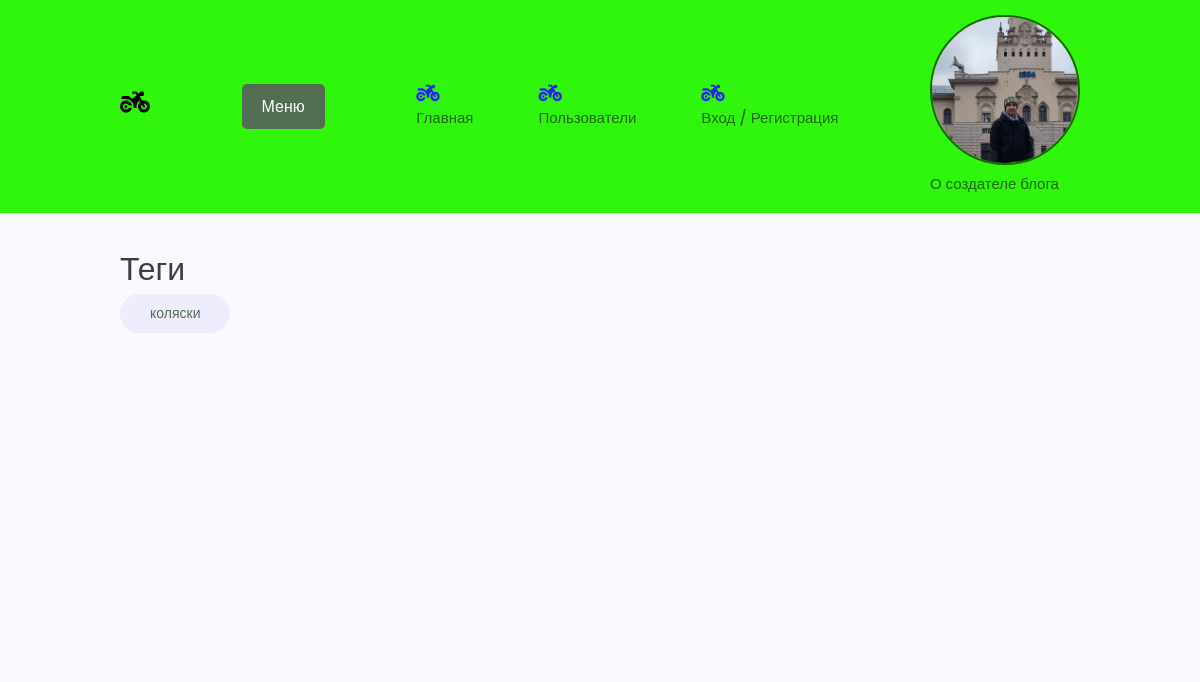
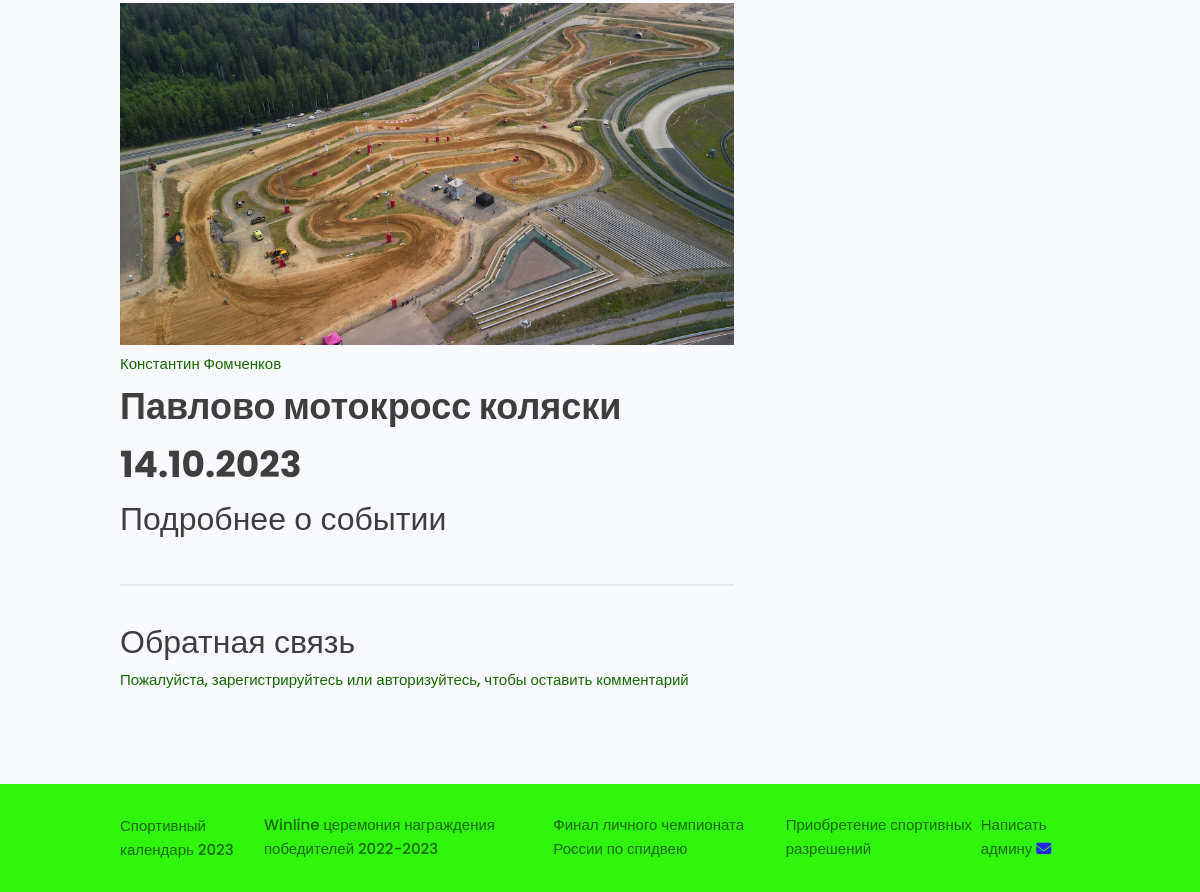
The app's page /blogs/12/, older data (2 pictures, top to bottom).
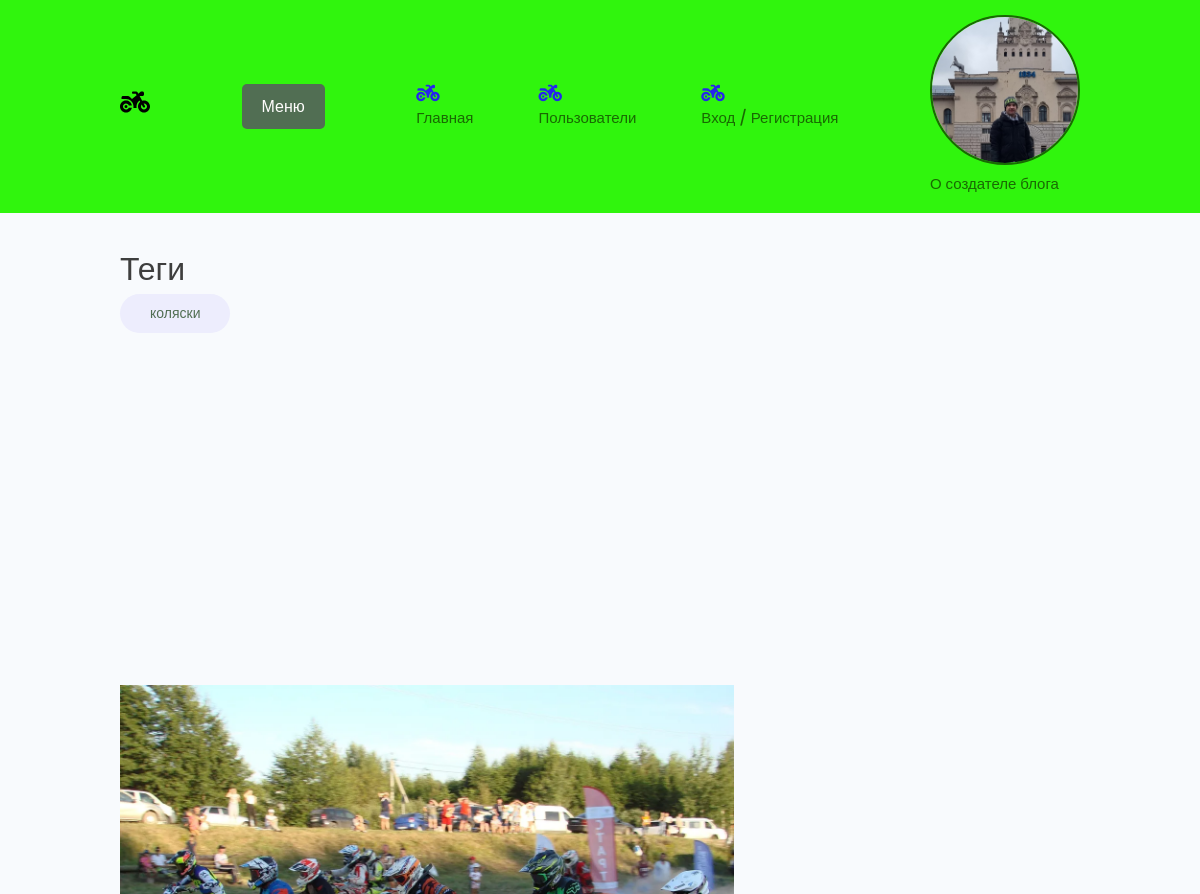
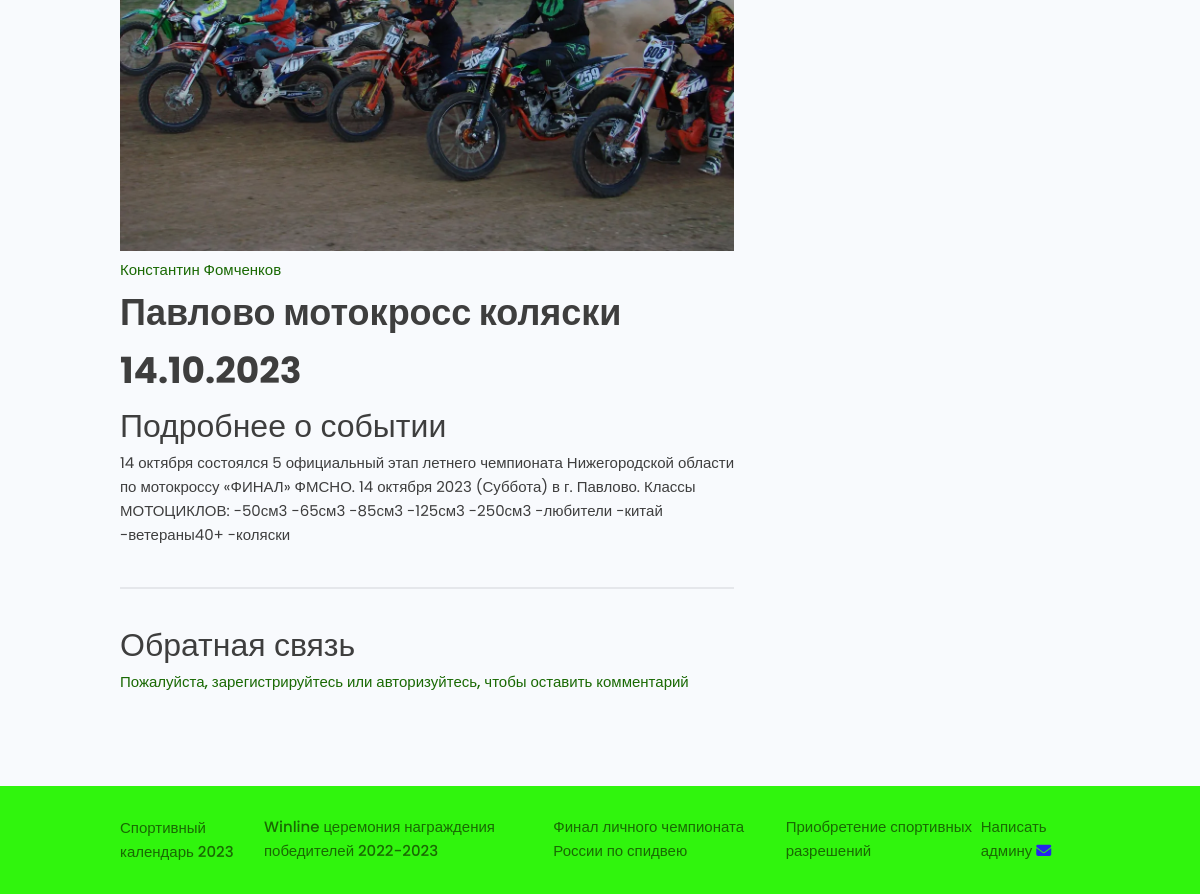
The same page, newer data (2 pictures, top to bottom).
### blogs/models.py (models this page shows, shortened)
class Blog(models.Model):
    owner = models.ForeignKey(Profiles, on_delete=models.SET_NULL, blank=True, null=True, verbose_name='Автор')
    title = models.CharField(max_length=250, verbose_name='Заголовок')
    text = models.TextField(null=True, blank=True, verbose_name='Текст новости')
    image = models.ImageField(null=True, blank=True, upload_to="blogs/%Y/%m",
                              default='default.jpg', verbose_name='Изображение')
    video = EmbedVideoField(blank=True, verbose_name='Ссылка на видео')
    source_link = models.CharField(max_length=2000, null=True, blank=True, verbose_name='Ссылка на источник')
    tags = models.ManyToManyField('Tag', blank=True, verbose_name='Тег')
    created = models.DateTimeField(auto_now_add=True)
    class Meta:
        ordering = ['-created']

### users/models.py (models this page shows, shortened)
class Profiles(models.Model):
    user = models.OneToOneField(User, on_delete=models.CASCADE, null=True, blank=True)
    name = models.CharField(max_length=200, null=True, blank=True)
    email = models.EmailField(max_length=200, null=True, blank=True)
    username = models.CharField(max_length=200, null=True, blank=True)
    short_info = models.CharField(max_length=300, null=True, blank=True)
    bio = models.TextField(null=True, blank=True)
    profile_image = models.ImageField(upload_to='profiles/', blank=True, null=True,
                                      default='profiles/user-default.png')
    social_youtube = models.CharField(max_length=200, null=True, blank=True)
    social_vk = models.CharField(max_length=200, null=True, blank=True)
    created = models.DateTimeField(auto_now_add=True)

### blogs/views.py (the view, shortened to what this page needs)
# urls.py: path('blogs/<str:pk>/', views.blog, name='blog'),
def blog(request, pk):
    form = ReviewForm()
    blog_obj = Blog.objects.get(id=pk)
    context = {'blog': blog_obj, 'form': form}
    return render(request, 'blogs/single-blog.html', context)

### blogs/models.py (called while the page is built)
    def __str__(self):
        return self.name

### blogs/templates/blogs/single-blog.html (shortened to what this page needs)
{% extends 'blogs/base.html' %}
{% load embed_video_tags %}
{% block content %}
  <main class="singleBlog my-md">
    <div class="container">
      <div class="layout">
        <div class="column column--1of3">
          <h3 class="singleBlog__subtitle">Теги</h3>
          <div class="singleBlog__toolStack">
              {% for tag in blog.tags.all %}
            <span class="tag tag--pill tag--sub tag--lg">
              <small>{{ tag }}</small>
            </span>
              {% endfor %}
          </div>
          {% if blog.video %}
            <iframe width="560" height="315" src="{{ blog.video }}" frameborder="0" allowfullscreen></iframe>
          {% endif %}
        </div>
        <div class="column column--2of3">
          <img class="singleBlog__preview" src="{{ blog.image.url }}" alt="portfolio thumbnail" />
          <a href="{% url 'user_profile' blog.owner.id %}" class="singleProject__developer">{{ blog.owner.name }}</a>
          <h2 class="singleProject__title">{{ blog.title }}</h2>
          <h3 class="singleProject__subtitle">Подробнее о событии</h3>
          <div class="singleProject__info">
            {{ blog.text }}
          </div>
          <div class="comments">
            <h3 class="singleBlog__subtitle">Обратная связь</h3>
            {% if request.user.profiles.id in blog.reviewers %}
            <p>Вы уже оставляли комментарий к этой новости</p>
            {% elif request.user.profiles == blog.owner %}
            <p>Вы не можете комментировать свои новости</p>
            {% else %}
            <a href="{% url 'login' %}">Пожалуйста, зарегистрируйтесь или авторизуйтесь, чтобы оставить комментарий</a>
            {% endif %}
          </div>
        </div>
      </div>
    </div>
  </main>
{% endblock %}

Row changes from the older to the newer data that the page shows:
changed Blog "Константин Фомченков": image: picture added in place of a placeholder; text (not shown) → "14 октября состоялся 5 официальный этап летнего чемпионата Нижегородской области по мотокроссу «ФИНАЛ» ФМСНО. 14 октября 2023 (Суббота) в г. Павлово. Классы МОТОЦИКЛОВ: -50см3 -65см3 -85см3 -125см3 -250см3 -любители -китай -ветераны40+ -коляски"
